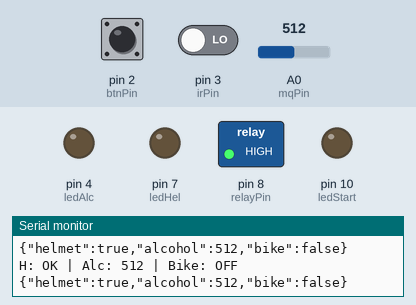
Simulated run of this sketch. Board: Arduino Uno, built with avr-gcc and run on an emulated ATmega328P. On the bench: switched loads named in the sketch (green lamp = pin HIGH), output pins drawn as LEDs (lit = HIGH), the last lines printed to the serial monitor. The test bench sets the inputs (shaded band); at power-on: A0 (mqPin) = 512, pin 3 (irPin) LOW, pin 2 (btnPin) HIGH.

Above: at 1.2 s.
1.3 s: A0 (mqPin) set to 644
4.3 s: A0 (mqPin) set to 670
At 4.8 s:
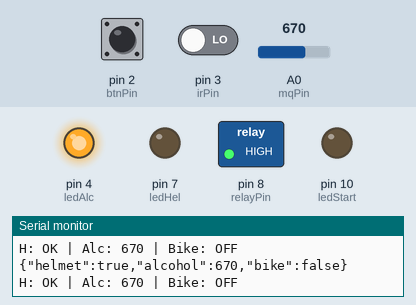
5.8 s: pin 3 (irPin) driven HIGH
At 6.9 s:
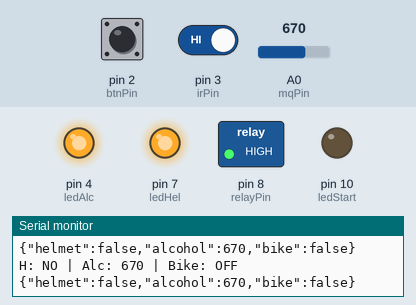
7.3 s: A0 (mqPin) set to 0
At 7.9 s:
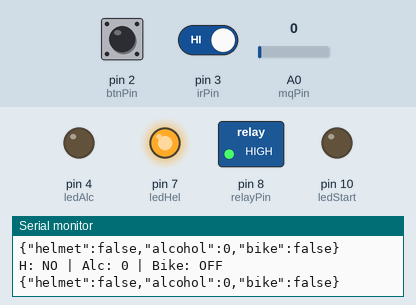
8.8 s: pin 2 (btnPin) pulled LOW for 0.15 s
11.9 s: pin 3 (irPin) driven LOW
At 12.2 s:
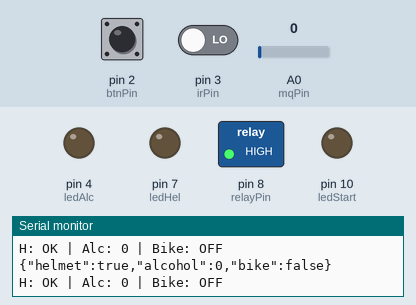
Timing chart, 0 to 14.9 s (numbered marks = the images above; inputs shaded):
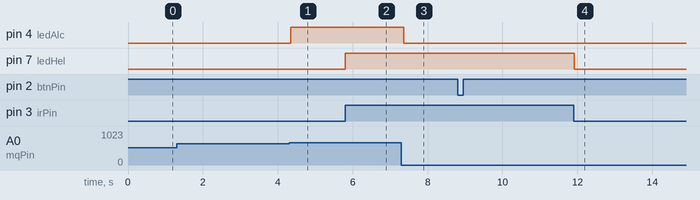

The sketch:

smart_helmet.ino
```cpp
const int irPin = 3;
const int btnPin = 2;
const int mqPin = A0;
const int ledAlc = 4;     // LED 1
const int ledHel = 7;     // LED 2
const int ledStart = 10;  // LED 3
const int relayPin = 8;

int threshold = 660;
bool bikeStarted = false;
bool lastBtnState = HIGH;

void setup() {
  Serial.begin(9600);

  pinMode(irPin, INPUT);
  pinMode(btnPin, INPUT_PULLUP);
  pinMode(ledAlc, OUTPUT);
  pinMode(ledHel, OUTPUT);
  pinMode(ledStart, OUTPUT);

  pinMode(relayPin, OUTPUT);
  digitalWrite(relayPin, HIGH); // Relay OFF
}

void loop() {
  // 1. READ SENSORS
  bool helmetOn = (digitalRead(irPin) == LOW);
  int alcoholValue = analogRead(mqPin);
  bool isDrunk = (alcoholValue > threshold);
  bool currentBtnState = digitalRead(btnPin);

  // 2. UPDATE STATUS LEDS (LED 1 & 2) - Must be outside any 'if'
  digitalWrite(ledAlc, isDrunk ? HIGH : LOW);   // Alcohol Status
  digitalWrite(ledHel, !helmetOn ? HIGH : LOW); // Helmet Status

  // 3. TOGGLE BUTTON LOGIC (Start/Stop)
  if (lastBtnState == HIGH && currentBtnState == LOW) {
    if (!bikeStarted) {
      // Condition to Start
      if (helmetOn && !isDrunk) {
        bikeStarted = true;
      }
    } else {
      // Stop the bike
      bikeStarted = false;
    }
    delay(100); // Debounce
  }
  lastBtnState = currentBtnState;

  // 4. AUTO-KILL SAFETY
  if (!helmetOn || isDrunk) {
    bikeStarted = false;
  }

  // 5. PHYSICAL OUTPUT (Relay & LED 3)
  if (bikeStarted) {
    digitalWrite(relayPin, LOW);   // Active LOW Relay ON
    digitalWrite(ledStart, HIGH);  // Bike Status LED ON
  } else {
    digitalWrite(relayPin, HIGH);  // Relay OFF
    digitalWrite(ledStart, LOW);   // Bike Status LED OFF
  }

  // 6. DEBUGGING
  Serial.print("H: "); Serial.print(helmetOn ? "OK" : "NO");
  Serial.print(" | Alc: "); Serial.print(alcoholValue);
  Serial.print(" | Bike: "); Serial.println(bikeStarted ? "ON" : "OFF");

  //7. SERVER PRINTING
  // Add this inside your loop() where you do Serial Printing
  Serial.print("{");
  Serial.print("\"helmet\":"); Serial.print(helmetOn ? "true" : "false");
  Serial.print(",\"alcohol\":"); Serial.print(alcoholValue);
  Serial.print(",\"bike\":"); Serial.print(bikeStarted ? "true" : "false");
  Serial.println("}");

  delay(20);
}
```

Measured:
- the behaviour switches between 660 and 661 on A0 (mqPin) (found by bisection; images 0 and 1)
- after the input at 4.3 s, pin 4 (ledAlc): LOW → HIGH at once
- after the input at 5.8 s, pin 7 (ledHel): LOW → HIGH at once
- after the input at 7.3 s, pin 4 (ledAlc): HIGH → LOW after 0.06 s
- after the input at 11.9 s, pin 7 (ledHel): HIGH → LOW at once
